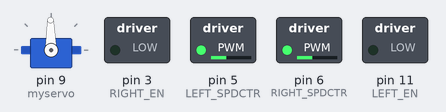
Simulated run of this sketch. Board: Arduino Uno, built with avr-gcc and run on an emulated ATmega328P. On the bench: servo, switched loads named in the sketch (green lamp = pin HIGH).

Above: at 0.05 s.
Timing chart, 0 to 3.0 s (numbered marks = the images above):
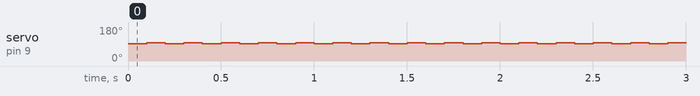

Measured:
- by itself, servo on pin 9 (myservo): alternates 96° for 0.10 s and 91° for 0.10 s

The sketch:

sketch_Motor.ino
```cpp
#include <EEPROM.h>
#include <Servo.h>

const int LEFT_EN = 11;      // 左边电机使能
const int LEFT_SPDCTR = 5;   // 左边电机速度控制
const int RIGHT_EN = 3;      // 右边电机使能
const int RIGHT_SPDCTR = 6;  // 右边电机速度控制

Servo myservo;

void setup() {
    pinMode(LEFT_EN, OUTPUT);
    pinMode(RIGHT_EN, OUTPUT);
    pinMode(LEFT_SPDCTR, OUTPUT);
    pinMode(RIGHT_SPDCTR, OUTPUT);
    digitalWrite(LEFT_EN, LOW);
    analogWrite(LEFT_SPDCTR, 96);
    digitalWrite(RIGHT_EN, LOW);
    analogWrite(RIGHT_SPDCTR, 96);

    myservo.attach(9);
    myservo.write(94);
}

void loop() {
    myservo.write(91);
    delay(100);
    myservo.write(96);
    delay(100);
}
```
